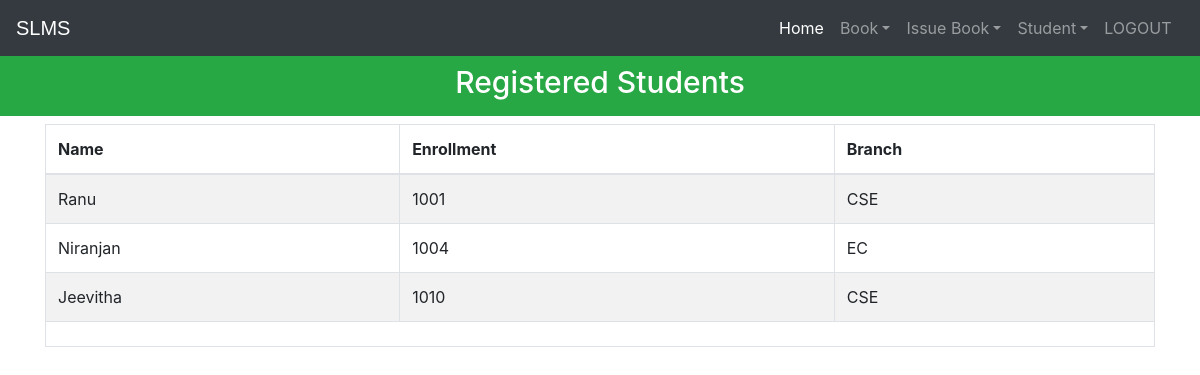
The app's page /viewstudent (signed in) with its own data.
### library/models.py (models this page shows, shortened)
class StudentExtra(models.Model):
    user=models.OneToOneField(User,on_delete=models.CASCADE)
    enrollment = models.CharField(max_length=40)
    branch = models.CharField(max_length=40)
    @property
    def get_name(self):
        return self.user.first_name

### library/views.py (the view)
# urls.py: path('viewstudent', views.viewstudent_view),
@login_required(login_url='adminlogin')
@user_passes_test(is_admin)
def viewstudent_view(request):
    students=models.StudentExtra.objects.all()
    return render(request,'library/viewstudent.html',{'students':students})

### library/views.py (called while the page is built)
def is_admin(user):
    return user.groups.filter(name='ADMIN').exists()

### templates/library/viewstudent.html (shortened to what this page needs)
<!DOCTYPE html>
<html lang="en" dir="ltr">
  <head>
  </head>
  <body>
    {% include "library/navbaradmin.html" %}
    <br>
    <br>
    <h3 class="p-3 mb-2 bg-success text-white" style = 'font-size: 30px;text-align:center;'>Registered Students</h3>
    {% if students%}
<div class="container">
  <table class="table table-hover table-condensed table-striped table-bordered">
    <thead>
    <tr>
    <th>Name</th>
    <th>Enrollment</th>
    <th>Branch</th>
    </tr>
    </thead>
    <tfoot>
    <tr>
    <td colspan="3">
    </td>
    </tr>
    </tfoot>
    <tbody>
      {% for s in students %}
        <tr>
          <td>{{s.get_name}}</td>
          <td>{{s.enrollment}}</td>
          <td>{{s.branch}}</td>
        </tr>
      {% endfor %}
    </tbody>
    </table>
</div>
{%else%}
<h1> No Student Registered in Library</h1>
{%endif%}
<br><br><br><br><br><br>
<br><br><br>
  {% include "library/footer.html" %}
  </body>
</html>

### records on screen
StudentExtra: get_name "Ranu", enrollment "1001", branch "CSE"
StudentExtra: get_name "Niranjan", enrollment "1004", branch "EC"
StudentExtra: get_name "Jeevitha", enrollment "1010", branch "CSE"
